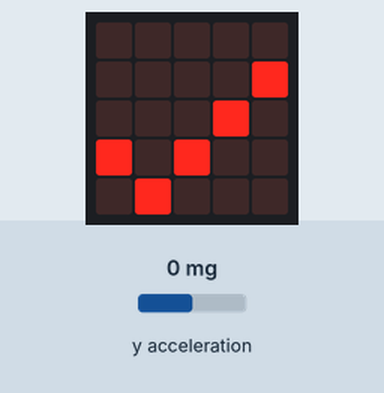
This program was run on a simulated BBC micro:bit (MakeCode). Shown: the board's 5×5 LED display. The inputs (shaded band) are chosen by the test bench; at power-on: y acceleration 0 mg.

Above: at 1.2 s.
1.3 s: y acceleration set to -94 mg
3.0 s: y acceleration set to -108 mg
At 4.2 s:
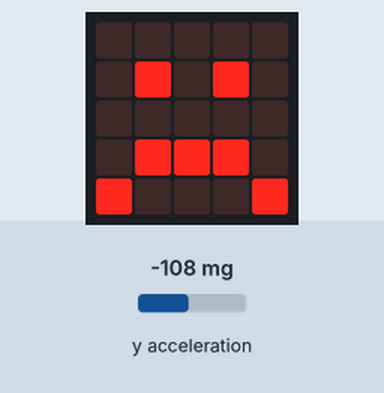
4.6 s: y acceleration set to 0 mg
At 5.4 s:
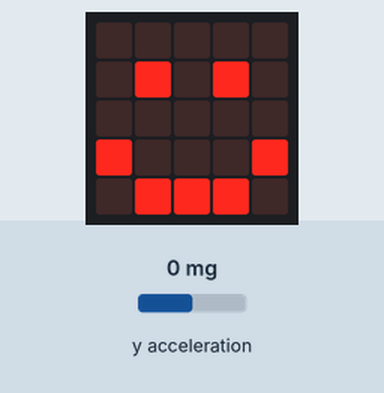
7.0 s: y acceleration set to -1440 mg
At 8.4 s:
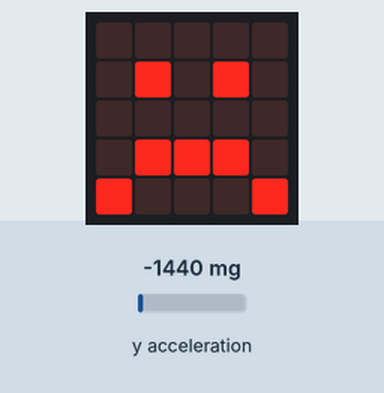
8.9 s: y acceleration set to 750 mg
At 11.3 s:
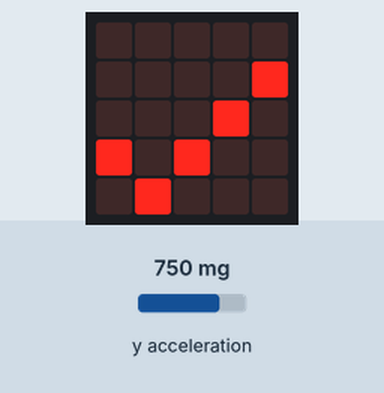
Timing chart, 0 to 12.3 s (numbered marks = the images above; inputs shaded):
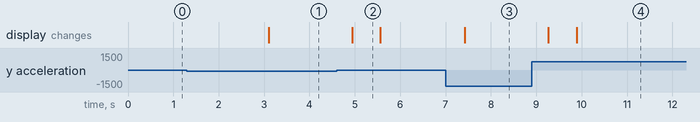

The program:

main.ts
```typescript
basic.forever(function () {
    if (input.acceleration(Dimension.Y) < -100) {
        basic.showIcon(IconNames.Sad)
        if (input.acceleration(Dimension.Y) > -100) {
            basic.showIcon(IconNames.Happy)
        }
    } else {
        basic.showIcon(IconNames.Yes)
    }
})
```

test.ts
```typescript
// les tests vont ici ; cela ne sera pas compilé si ce paquet est utilisé en tant qu'extension.
```

Measured:
- the behaviour switches between -100 and -101 mg on y acceleration (found by bisection; images 0 and 1)
- after the input at 1.3 s, every drawn part: stays the same
- after the input at 3.0 s, the display: changes after 0.10 s (image 1)
- after the input at 4.6 s, the display: changes after 0.34 s (image 2)
- after the input at 7.0 s, the display: changes after 0.43 s (image 3)
- after the input at 8.9 s, the display: first changes after 0.37 s (image 4 shows a later state)
- what the display in image 2 shows lasts 0.7 s, from 4.9 s to 5.6 s
